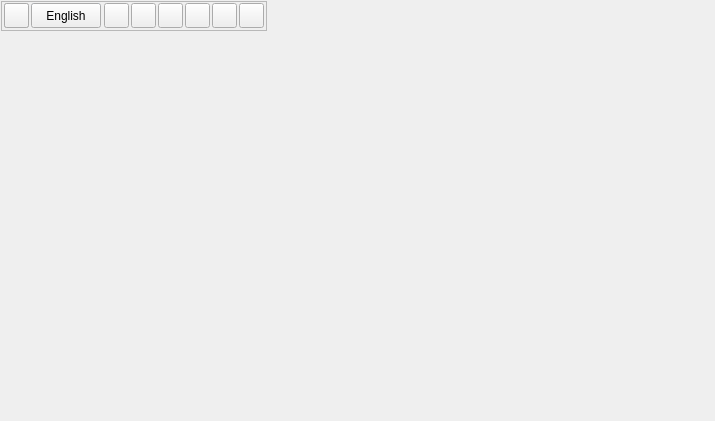
<?xml version="1.0" encoding="UTF-8"?>
<ui version="4.0">
 <class>Form</class>
 <widget class="QWidget" name="Form">
  <property name="enabled">
   <bool>true</bool>
  </property>
  <property name="geometry">
   <rect>
    <x>0</x>
    <y>0</y>
    <width>715</width>
    <height>421</height>
   </rect>
  </property>
  <property name="minimumSize">
   <size>
    <width>0</width>
    <height>30</height>
   </size>
  </property>
  <property name="windowTitle">
   <string>Nms Voice pad</string>
  </property>
  <widget class="QFrame" name="frame">
   <property name="enabled">
    <bool>true</bool>
   </property>
   <property name="geometry">
    <rect>
     <x>1</x>
     <y>1</y>
     <width>266</width>
     <height>30</height>
    </rect>
   </property>
   <property name="acceptDrops">
    <bool>true</bool>
   </property>
   <property name="toolTipDuration">
    <number>2</number>
   </property>
   <property name="styleSheet">
    <string notr="true">QFrame{
border: none;
border-radius:4px;
	background-color: qlineargradient(spread:pad, x1:1, y1:1, x2:1, y2:0, stop:0 rgba(3, 109, 254, 255), stop:1 rgba(51, 151, 220, 255));
}

QPushButton{
background:transparent;
border:none;
border-radius:4px;
}

QPushButton#Lang_Button{
border-radius:4px;
	font: 57 13px &quot;DM Mono Medium&quot;;
color: black;
border:none;
	background-color: rgb(255, 255, 255);
}



QPushButton#Lang_Button:hover{
color: qlineargradient(spread:pad, x1:0, y1:0, x2:1, y2:1, stop:0 rgba(63, 63, 63, 255), stop:1 rgba(33, 33, 33, 255));
background-color: qlineargradient(spread:pad, x1:0.505636, y1:0.221, x2:0.431818, y2:1, stop:0 rgba(89, 255, 255, 255), stop:1 rgba(60, 138, 255, 255));
background-color: qlineargradient(spread:pad, x1:1, y1:1, x2:0.977727, y2:0, stop:0 rgba(160, 207, 255, 255), stop:1 rgba(255, 255, 255, 255));
}

QPushButton:hover{
background-color: rgb(73, 156, 240);
}

QPushButton#Lang_Button:pressed{
background-color: qlineargradient(spread:pad, x1:0.767, y1:1, x2:1, y2:0, stop:0 rgba(0, 244, 255, 250), stop:1 rgba(3, 115, 255, 250));
}
QPushButton:pressed{
background-color: qlineargradient(spread:pad, x1:0.767, y1:1, x2:1, y2:0, stop:0 rgba(0, 244, 255, 250), stop:1 rgba(3, 115, 255, 250));&quot;
} 


</string>
   </property>
   <property name="frameShape">
    <enum>QFrame::StyledPanel</enum>
   </property>
   <property name="frameShadow">
    <enum>QFrame::Raised</enum>
   </property>
   <widget class="QPushButton" name="Mic_btn">
    <property name="geometry">
     <rect>
      <x>3</x>
      <y>2</y>
      <width>25</width>
      <height>25</height>
     </rect>
    </property>
    <property name="cursor">
     <cursorShape>PointingHandCursor</cursorShape>
    </property>
    <property name="mouseTracking">
     <bool>false</bool>
    </property>
    <property name="focusPolicy">
     <enum>Qt::ClickFocus</enum>
    </property>
    <property name="toolTip">
     <string>&lt;html&gt;&lt;head/&gt;&lt;body&gt;&lt;p&gt;&lt;span style=&quot; font-size:10pt; font-weight:600;&quot;&gt;Speech Recognition&lt;/span&gt;&lt;/p&gt;&lt;p&gt;Click to record for voice typing.&lt;/p&gt;&lt;/body&gt;&lt;/html&gt;</string>
    </property>
    <property name="toolTipDuration">
     <number>-1</number>
    </property>
    <property name="statusTip">
     <string/>
    </property>
    <property name="accessibleName">
     <string/>
    </property>
    <property name="styleSheet">
     <string notr="true"/>
    </property>
    <property name="text">
     <string/>
    </property>
    <property name="icon">
     <iconset>
      <normaloff>Imgs/Mic 2 png.png</normaloff>Imgs/Mic 2 png.png</iconset>
    </property>
    <property name="iconSize">
     <size>
      <width>18</width>
      <height>18</height>
     </size>
    </property>
    <property name="shortcut">
     <string>Ctrl+Shift+S</string>
    </property>
    <property name="autoDefault">
     <bool>false</bool>
    </property>
   </widget>
   <widget class="QPushButton" name="Settings_btn">
    <property name="geometry">
     <rect>
      <x>211</x>
      <y>2</y>
      <width>25</width>
      <height>25</height>
     </rect>
    </property>
    <property name="cursor">
     <cursorShape>PointingHandCursor</cursorShape>
    </property>
    <property name="focusPolicy">
     <enum>Qt::NoFocus</enum>
    </property>
    <property name="contextMenuPolicy">
     <enum>Qt::CustomContextMenu</enum>
    </property>
    <property name="toolTip">
     <string comment="Add Language" extracomment="Add Language">&lt;html&gt;&lt;head/&gt;&lt;body&gt;&lt;p&gt;&lt;span style=&quot; font-size:10pt; font-weight:600;&quot;&gt;Options&lt;/span&gt;&lt;/p&gt;&lt;/body&gt;&lt;/html&gt;</string>
    </property>
    <property name="toolTipDuration">
     <number>-2</number>
    </property>
    <property name="statusTip">
     <string comment="Add Language" extracomment="Add Language"/>
    </property>
    <property name="whatsThis">
     <string comment="Add language" extracomment="Add language"/>
    </property>
    <property name="accessibleName">
     <string comment="Add Language" extracomment="Add Language"/>
    </property>
    <property name="accessibleDescription">
     <string comment="Add Language" extracomment="Add Language"/>
    </property>
    <property name="styleSheet">
     <string notr="true"/>
    </property>
    <property name="text">
     <string/>
    </property>
    <property name="icon">
     <iconset>
      <normaloff>Imgs/Gear 4.png</normaloff>Imgs/Gear 4.png</iconset>
    </property>
    <property name="iconSize">
     <size>
      <width>18</width>
      <height>18</height>
     </size>
    </property>
   </widget>
   <widget class="QPushButton" name="OnScreenKeyboardBtn">
    <property name="geometry">
     <rect>
      <x>157</x>
      <y>2</y>
      <width>25</width>
      <height>25</height>
     </rect>
    </property>
    <property name="cursor">
     <cursorShape>PointingHandCursor</cursorShape>
    </property>
    <property name="focusPolicy">
     <enum>Qt::NoFocus</enum>
    </property>
    <property name="contextMenuPolicy">
     <enum>Qt::PreventContextMenu</enum>
    </property>
    <property name="toolTip">
     <string comment="Add Language" extracomment="Add Language">&lt;html&gt;&lt;head/&gt;&lt;body&gt;&lt;p&gt;&lt;span style=&quot; font-size:10pt; font-weight:600;&quot;&gt;On-Screen Keyboard&lt;/span&gt;:&lt;/p&gt;&lt;p&gt;Use the mouse to click and type in Bangla, English, special characters, or emojis.&lt;/p&gt;&lt;/body&gt;&lt;/html&gt;</string>
    </property>
    <property name="toolTipDuration">
     <number>-1</number>
    </property>
    <property name="statusTip">
     <string comment="Add Language" extracomment="Add Language"/>
    </property>
    <property name="whatsThis">
     <string comment="Add language" extracomment="Add language"/>
    </property>
    <property name="accessibleName">
     <string comment="Add Language" extracomment="Add Language"/>
    </property>
    <property name="accessibleDescription">
     <string comment="Add Language" extracomment="Add Language"/>
    </property>
    <property name="styleSheet">
     <string notr="true"/>
    </property>
    <property name="text">
     <string/>
    </property>
    <property name="icon">
     <iconset>
      <normaloff>Imgs/OSK logo png.png</normaloff>Imgs/OSK logo png.png</iconset>
    </property>
    <property name="iconSize">
     <size>
      <width>18</width>
      <height>18</height>
     </size>
    </property>
   </widget>
   <widget class="QPushButton" name="typing_mode">
    <property name="geometry">
     <rect>
      <x>103</x>
      <y>2</y>
      <width>25</width>
      <height>25</height>
     </rect>
    </property>
    <property name="cursor">
     <cursorShape>PointingHandCursor</cursorShape>
    </property>
    <property name="focusPolicy">
     <enum>Qt::NoFocus</enum>
    </property>
    <property name="contextMenuPolicy">
     <enum>Qt::PreventContextMenu</enum>
    </property>
    <property name="toolTip">
     <string comment="Add Language" extracomment="Add Language">&lt;html&gt;&lt;head/&gt;&lt;body&gt;&lt;p&gt;&lt;span style=&quot; font-size:10pt; font-weight:600;&quot;&gt;Typing Mode&lt;/span&gt;&lt;/p&gt;&lt;p&gt;Enable (▶) to display the word suggestion window while typing, and pause (⏸) when typing sensitive content to avoid displaying text.&lt;/p&gt;&lt;/body&gt;&lt;/html&gt;</string>
    </property>
    <property name="toolTipDuration">
     <number>-2</number>
    </property>
    <property name="statusTip">
     <string comment="Add Language" extracomment="Add Language"/>
    </property>
    <property name="whatsThis">
     <string comment="Add language" extracomment="Add language"/>
    </property>
    <property name="accessibleName">
     <string comment="Add Language" extracomment="Add Language"/>
    </property>
    <property name="accessibleDescription">
     <string comment="Add Language" extracomment="Add Language"/>
    </property>
    <property name="styleSheet">
     <string notr="true"/>
    </property>
    <property name="text">
     <string/>
    </property>
    <property name="icon">
     <iconset>
      <normaloff>Imgs/Doc pad PNG.png</normaloff>Imgs/Doc pad PNG.png</iconset>
    </property>
    <property name="iconSize">
     <size>
      <width>18</width>
      <height>18</height>
     </size>
    </property>
   </widget>
   <widget class="QPushButton" name="managerBtn">
    <property name="geometry">
     <rect>
      <x>130</x>
      <y>2</y>
      <width>25</width>
      <height>25</height>
     </rect>
    </property>
    <property name="cursor">
     <cursorShape>PointingHandCursor</cursorShape>
    </property>
    <property name="focusPolicy">
     <enum>Qt::NoFocus</enum>
    </property>
    <property name="contextMenuPolicy">
     <enum>Qt::PreventContextMenu</enum>
    </property>
    <property name="toolTip">
     <string comment="Add Language" extracomment="Add Language">&lt;html&gt;&lt;head/&gt;&lt;body&gt;&lt;p&gt;&lt;span style=&quot; font-size:10pt; font-weight:600;&quot;&gt;Manage Words&lt;/span&gt;&lt;/p&gt;&lt;p&gt;Add a new word or edit existing word properties.&lt;/p&gt;&lt;/body&gt;&lt;/html&gt;</string>
    </property>
    <property name="toolTipDuration">
     <number>-2</number>
    </property>
    <property name="statusTip">
     <string comment="Add Language" extracomment="Add Language"/>
    </property>
    <property name="whatsThis">
     <string comment="Add language" extracomment="Add language"/>
    </property>
    <property name="accessibleName">
     <string comment="Add Language" extracomment="Add Language"/>
    </property>
    <property name="accessibleDescription">
     <string comment="Add Language" extracomment="Add Language"/>
    </property>
    <property name="styleSheet">
     <string notr="true"/>
    </property>
    <property name="text">
     <string/>
    </property>
    <property name="icon">
     <iconset>
      <normaloff>Imgs/Wav to text 2 png.png</normaloff>Imgs/Wav to text 2 png.png</iconset>
    </property>
    <property name="iconSize">
     <size>
      <width>18</width>
      <height>18</height>
     </size>
    </property>
   </widget>
   <widget class="QLabel" name="Listining_label">
    <property name="enabled">
     <bool>true</bool>
    </property>
    <property name="geometry">
     <rect>
      <x>30</x>
      <y>2</y>
      <width>70</width>
      <height>25</height>
     </rect>
    </property>
    <property name="styleSheet">
     <string notr="true"/>
    </property>
    <property name="text">
     <string>Listening</string>
    </property>
    <property name="alignment">
     <set>Qt::AlignCenter</set>
    </property>
   </widget>
   <widget class="QPushButton" name="Stop_btn">
    <property name="geometry">
     <rect>
      <x>3</x>
      <y>2</y>
      <width>25</width>
      <height>25</height>
     </rect>
    </property>
    <property name="cursor">
     <cursorShape>PointingHandCursor</cursorShape>
    </property>
    <property name="mouseTracking">
     <bool>false</bool>
    </property>
    <property name="focusPolicy">
     <enum>Qt::NoFocus</enum>
    </property>
    <property name="toolTip">
     <string>&lt;html&gt;&lt;head/&gt;&lt;body&gt;&lt;p&gt;Stop listening&lt;/p&gt;&lt;/body&gt;&lt;/html&gt;</string>
    </property>
    <property name="toolTipDuration">
     <number>-2</number>
    </property>
    <property name="statusTip">
     <string/>
    </property>
    <property name="accessibleName">
     <string/>
    </property>
    <property name="styleSheet">
     <string notr="true"/>
    </property>
    <property name="text">
     <string/>
    </property>
    <property name="icon">
     <iconset>
      <normaloff>Imgs/Stop 2 png.png</normaloff>Imgs/Stop 2 png.png</iconset>
    </property>
    <property name="iconSize">
     <size>
      <width>18</width>
      <height>18</height>
     </size>
    </property>
    <property name="autoDefault">
     <bool>false</bool>
    </property>
   </widget>
   <widget class="QPushButton" name="Close_btn">
    <property name="geometry">
     <rect>
      <x>238</x>
      <y>2</y>
      <width>25</width>
      <height>25</height>
     </rect>
    </property>
    <property name="cursor">
     <cursorShape>PointingHandCursor</cursorShape>
    </property>
    <property name="focusPolicy">
     <enum>Qt::NoFocus</enum>
    </property>
    <property name="toolTip">
     <string comment="Add Language" extracomment="Add Language">&lt;html&gt;&lt;head/&gt;&lt;body&gt;&lt;p&gt;&lt;span style=&quot; font-size:10pt; font-weight:600;&quot;&gt;App Menu&lt;/span&gt;&lt;/p&gt;&lt;/body&gt;&lt;/html&gt;</string>
    </property>
    <property name="toolTipDuration">
     <number>-2</number>
    </property>
    <property name="statusTip">
     <string comment="Add Language" extracomment="Add Language"/>
    </property>
    <property name="whatsThis">
     <string comment="Add language" extracomment="Add language"/>
    </property>
    <property name="accessibleName">
     <string comment="Add Language" extracomment="Add Language"/>
    </property>
    <property name="accessibleDescription">
     <string comment="Add Language" extracomment="Add Language"/>
    </property>
    <property name="styleSheet">
     <string notr="true"/>
    </property>
    <property name="text">
     <string/>
    </property>
    <property name="icon">
     <iconset>
      <normaloff>Imgs/Close final correction.png</normaloff>Imgs/Close final correction.png</iconset>
    </property>
    <property name="iconSize">
     <size>
      <width>18</width>
      <height>18</height>
     </size>
    </property>
   </widget>
   <widget class="QProgressBar" name="progressBar">
    <property name="geometry">
     <rect>
      <x>30</x>
      <y>2</y>
      <width>70</width>
      <height>24</height>
     </rect>
    </property>
    <property name="styleSheet">
     <string notr="true">QProgressBar{
	border:1px solid white;
	border-radius: 4px;
	color: Black;
	border-color: rgb(0, 102, 226);
}
QProgressBar::chunk {
	
	background-color: qlineargradient(spread:pad, x1:1, y1:1, x2:1, y2:0.261, stop:0 rgba(0, 0, 0, 255), stop:0.0227273 rgba(20, 158, 0, 255), stop:1 rgba(59, 255, 0, 255));
	border-radius :4px;
	
}
</string>
    </property>
    <property name="value">
     <number>24</number>
    </property>
    <property name="alignment">
     <set>Qt::AlignRight|Qt::AlignTrailing|Qt::AlignVCenter</set>
    </property>
    <property name="textVisible">
     <bool>false</bool>
    </property>
   </widget>
   <widget class="QPushButton" name="ScriptPad_btn">
    <property name="geometry">
     <rect>
      <x>184</x>
      <y>2</y>
      <width>25</width>
      <height>25</height>
     </rect>
    </property>
    <property name="cursor">
     <cursorShape>PointingHandCursor</cursorShape>
    </property>
    <property name="focusPolicy">
     <enum>Qt::NoFocus</enum>
    </property>
    <property name="contextMenuPolicy">
     <enum>Qt::PreventContextMenu</enum>
    </property>
    <property name="toolTip">
     <string comment="Add Language" extracomment="Add Language">&lt;html&gt;&lt;head/&gt;&lt;body&gt;&lt;p&gt;&lt;span style=&quot; font-size:10pt; font-weight:600;&quot;&gt;Docpad&lt;/span&gt;&lt;/p&gt;&lt;/body&gt;&lt;/html&gt;</string>
    </property>
    <property name="toolTipDuration">
     <number>-2</number>
    </property>
    <property name="statusTip">
     <string comment="Add Language" extracomment="Add Language"/>
    </property>
    <property name="whatsThis">
     <string comment="Add language" extracomment="Add language"/>
    </property>
    <property name="accessibleName">
     <string comment="Add Language" extracomment="Add Language"/>
    </property>
    <property name="accessibleDescription">
     <string comment="Add Language" extracomment="Add Language"/>
    </property>
    <property name="styleSheet">
     <string notr="true"/>
    </property>
    <property name="text">
     <string/>
    </property>
    <property name="icon">
     <iconset>
      <normaloff>Imgs/OCR_png.png</normaloff>Imgs/OCR_png.png</iconset>
    </property>
    <property name="iconSize">
     <size>
      <width>18</width>
      <height>18</height>
     </size>
    </property>
   </widget>
   <widget class="QPushButton" name="Lang_Button">
    <property name="geometry">
     <rect>
      <x>30</x>
      <y>2</y>
      <width>70</width>
      <height>25</height>
     </rect>
    </property>
    <property name="focusPolicy">
     <enum>Qt::NoFocus</enum>
    </property>
    <property name="acceptDrops">
     <bool>true</bool>
    </property>
    <property name="toolTip">
     <string>&lt;html&gt;&lt;head/&gt;&lt;body&gt;&lt;p&gt;&lt;span style=&quot; font-size:10pt; font-weight:600;&quot;&gt;Switch language&lt;/span&gt;&lt;/p&gt;&lt;/body&gt;&lt;/html&gt;</string>
    </property>
    <property name="toolTipDuration">
     <number>2</number>
    </property>
    <property name="styleSheet">
     <string notr="true"/>
    </property>
    <property name="text">
     <string>English</string>
    </property>
   </widget>
   <zorder>progressBar</zorder>
   <zorder>Mic_btn</zorder>
   <zorder>Settings_btn</zorder>
   <zorder>OnScreenKeyboardBtn</zorder>
   <zorder>typing_mode</zorder>
   <zorder>managerBtn</zorder>
   <zorder>Listining_label</zorder>
   <zorder>Stop_btn</zorder>
   <zorder>Close_btn</zorder>
   <zorder>ScriptPad_btn</zorder>
   <zorder>Lang_Button</zorder>
  </widget>
  <widget class="QFrame" name="frame_2">
   <property name="geometry">
    <rect>
     <x>29</x>
     <y>29</y>
     <width>72</width>
     <height>35</height>
    </rect>
   </property>
   <property name="styleSheet">
    <string notr="true">QFrame{
background:transparent;
}
</string>
   </property>
   <property name="frameShape">
    <enum>QFrame::StyledPanel</enum>
   </property>
   <property name="frameShadow">
    <enum>QFrame::Raised</enum>
   </property>
   <layout class="QHBoxLayout" name="horizontalLayout_2">
    <property name="spacing">
     <number>0</number>
    </property>
    <property name="leftMargin">
     <number>0</number>
    </property>
    <property name="topMargin">
     <number>0</number>
    </property>
    <property name="rightMargin">
     <number>0</number>
    </property>
    <property name="bottomMargin">
     <number>0</number>
    </property>
    <item>
     <layout class="QHBoxLayout" name="horizontalLayout">
      <property name="spacing">
       <number>0</number>
      </property>
     </layout>
    </item>
   </layout>
  </widget>
  <zorder>frame_2</zorder>
  <zorder>frame</zorder>
 </widget>
 <resources/>
 <connections/>
</ui>
